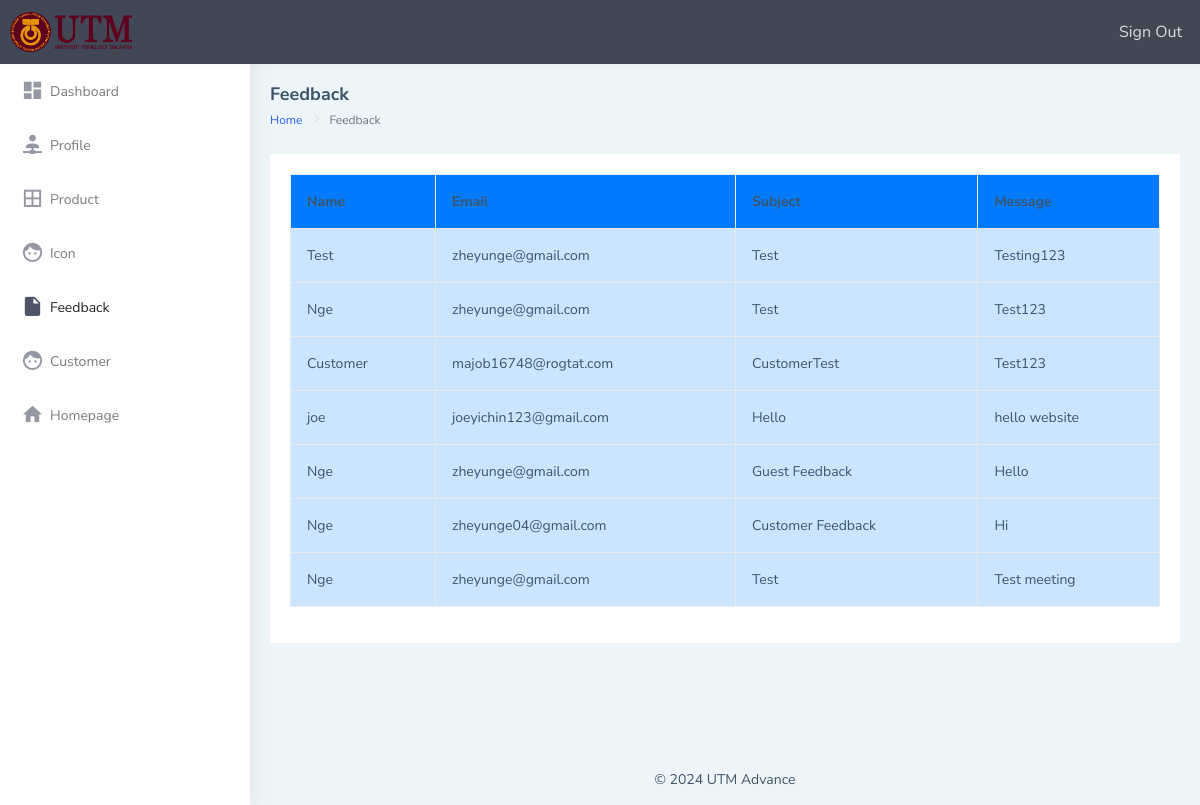
The page /AS/feedbackView.php on the database its author committed.
### tables this page shows
CREATE TABLE `feedback` (
  `Name` varchar(255) NOT NULL,
  `Email` varchar(255) NOT NULL,
  `Subject` varchar(255) NOT NULL,
  `Message` longtext NOT NULL
);

### AS/feedbackView.php (the view, shortened to what this page needs)
<!DOCTYPE html>
<html dir="ltr" lang="en">
<head>
    <link href="dist/css/style.min.css" rel="stylesheet">
</head>
<body>
    <div id="main-wrapper" data-layout="vertical" data-navbarbg="skin5" data-sidebartype="full"
        data-sidebar-position="absolute" data-header-position="absolute" data-boxed-layout="full">
        <header class="topbar" data-navbarbg="skin5">
		<nav class="navbar top-navbar navbar-expand-md navbar-dark">
        <div class="navbar-header" data-logobg="skin5">
            <a class="navbar-brand" href="index.php">
                <img src="../CG/img/UTM.png" alt="" style="height: 40px; width: auto;">
            </a>
        </div>
        <div class="navbar-collapse collapse" id="navbarSupportedContent" data-navbarbg="skin5">
            <ul class="navbar-nav float-end" style="font-size: 16px;">
                <a href="../Function/Signout.php" class="nav-item nav-link">Sign Out</a>
            </ul>
        </div>
    </nav>
</header>
        <aside class="left-sidebar" data-sidebarbg="skin6">
            <div class="scroll-sidebar">
                <nav class="sidebar-nav">
                    <ul id="sidebarnav">
                        <li class="sidebar-item"> <a class="sidebar-link waves-effect waves-dark sidebar-link"
                                href="index.php" aria-expanded="false"><i class="mdi mdi-view-dashboard"></i><span
                                    class="hide-menu">Dashboard</span></a></li>
                        <li class="sidebar-item"> <a class="sidebar-link waves-effect waves-dark sidebar-link"
                                href="ProfileAS.php" aria-expanded="false"><i
                                    class="mdi mdi-account-network"></i><span class="hide-menu">Profile</span></a></li>
                        <li class="sidebar-item"> <a class="sidebar-link waves-effect waves-dark sidebar-link"
                                href="Product.php" aria-expanded="false"><i class="mdi mdi-border-all"></i><span
                                    class="hide-menu">Product</span></a></li>
                        <li class="sidebar-item"> <a class="sidebar-link waves-effect waves-dark sidebar-link"
                                href="icon-material.php" aria-expanded="false"><i class="mdi mdi-face"></i><span
                                    class="hide-menu">Icon</span></a></li>
                        <li class="sidebar-item"> <a class="sidebar-link waves-effect waves-dark sidebar-link"
                                href="feedbackView.php" aria-expanded="false"><i class="mdi mdi-file"></i><span
                                    class="hide-menu">Feedback</span></a></li>
						<li class="sidebar-item"> <a class="sidebar-link waves-effect waves-dark sidebar-link"
                                href="deletecustomerview.php" aria-expanded="false"><i class="mdi mdi-face"></i><span
                                    class="hide-menu">Customer</span></a></li>
						<li class="sidebar-item"> <a class="sidebar-link waves-effect waves-dark sidebar-link"
                                href="../CG/index.php" aria-expanded="false"><i class="mdi mdi-home"></i><span
                                    class="hide-menu">Homepage</span></a></li>
                        <li class="text-center p-40 upgrade-btn">
                        </li>
                    </ul>
                </nav>
            </div>
        </aside>
        <div class="page-wrapper">
            <div class="page-breadcrumb">
                <div class="row align-items-center">
                    <div class="col-5">
                        <h4 class="page-title">Feedback</h4>
                        <div class="d-flex align-items-center">
                            <nav aria-label="breadcrumb">
                                <ol class="breadcrumb">
                                    <li class="breadcrumb-item"><a href="index.html">Home</a></li>
                                    <li class="breadcrumb-item active" aria-current="page">Feedback</li>
                                </ol>
                            </nav>
                        </div>
                    </div>
                </div>
            </div>
            <div class="container-fluid">
                <div class="row">
                    <div class="col-12">
                        <div class="card">
                            <div class="card-body">
                                <?php
                                $servername = "localhost";
                                $username = "root";
                                $password = "";
                                $dbname = "utmadvance";
                                $con = new mysqli($servername, $username, $password, $dbname);
                                $sql = "SELECT * FROM feedback";
                                $result = $con->query($sql);
                                if ($result->num_rows > 0) {
                                     echo "<table class='table table-bordered' style='background-color: #cce5ff;'>
											<thead>
											<tr style='background-color: #007bff; color: white;'>
											<th>Name</th>
											<th>Email</th>
											<th>Subject</th>
											<th>Message</th>
											</tr>
											</thead>
											<tbody>";
								while($row = $result->fetch_assoc()) {
									echo "<tr>
										  <td>" . htmlspecialchars($row["Name"]) . "</td>
										  <td>" . htmlspecialchars($row["Email"]) . "</td>
										  <td>" . htmlspecialchars($row["Subject"]) . "</td>
										  <td>" . htmlspecialchars($row["Message"]) . "</td>
										  </tr>";
    }
									echo "</tbody></table>";
                                } else {
                                    echo "<p>No feedback available.</p>";
                                }
                                ?>
                            </div>
                        </div>
                    </div>
                </div>
            </div>
            <footer class="footer text-center">
                &copy; 2024 UTM Advance
            </footer>
        </div>
    </div>
</body>
</html>

### rows shown on the page
feedback: Name "Test", Email "zheyunge@gmail.com", Subject "Test", Message "Testing123"
feedback: Name "Nge", Email "zheyunge@gmail.com", Subject "Test", Message "Test123"
feedback: Name "Customer", Email "majob16748@rogtat.com", Subject "CustomerTest", Message "Test123"
feedback: Name "joe", Email "joeyichin123@gmail.com", Subject "Hello", Message "hello website"
feedback: Name "Nge", Email "zheyunge@gmail.com", Subject "Guest Feedback", Message "Hello"
feedback: Name "Nge", Email "zheyunge04@gmail.com", Subject "Customer Feedback", Message "Hi"
feedback: Name "Nge", Email "zheyunge@gmail.com", Subject "Test", Message "Test meeting"
